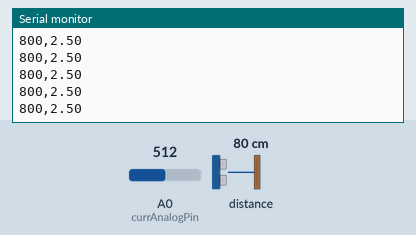
A sketch run on a simulated Arduino Uno, built for the host (arithmetic inside an expression is 32-bit, double 64-bit). On the bench: the last lines printed to the serial monitor. Inputs (shaded band) come from the test bench; at power-on: distance to the obstacle 80 cm, A0 (currAnalogPin) = 512.

Above: at 1.2 s.
1.3 s: distance to the obstacle set to 2 cm
At 2.2 s:
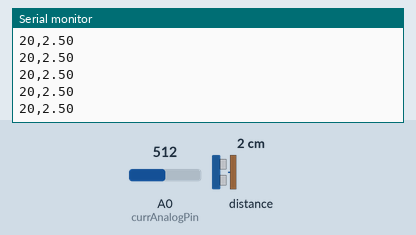
2.8 s: A0 (currAnalogPin) set to 716
At 3.7 s:
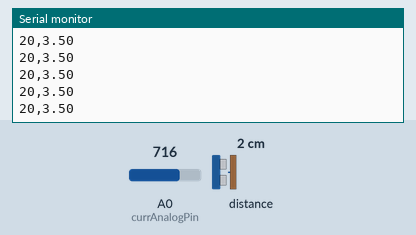
4.3 s: distance to the obstacle set to 4 cm
At 5.4 s:
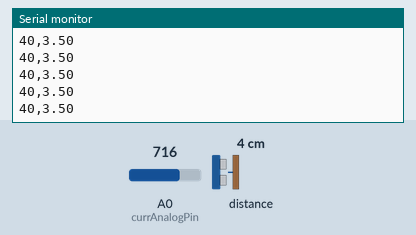
5.8 s: A0 (currAnalogPin) set to 900
At 6.8 s:
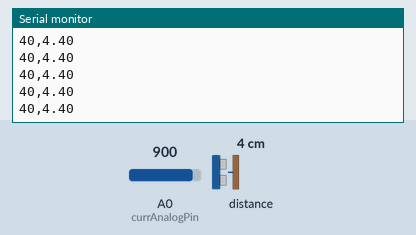
Timing chart, 0 to 8.3 s (numbered marks = the images above; inputs shaded):
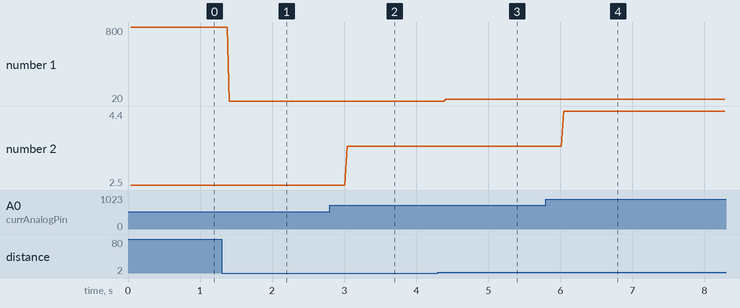

Measured:
- after the input at 1.3 s, the serial monitor: prints a new line after 0.11 s (image 1)
- after the input at 2.8 s, the serial monitor: prints a new line after 0.24 s (image 2)
- after the input at 4.3 s, the serial monitor: prints a new line after 0.11 s (image 3)
- after the input at 5.8 s, the serial monitor: prints a new line after 0.25 s (image 4)
- plotted number 1: 800 → 20 after the input at 1.3 s, 20 → 40 after the input at 4.3 s
- plotted number 2: 2.5 → 3.5 after the input at 2.8 s, 3.5 → 4.4 after the input at 5.8 s

The sketch:

SensorPrimaryArduino.ino
```cpp
/**
 * @author Matthew Lepis
 * @email LepisMatthew@gmail.com
 * @create date 2022-04-06 20:31:01
 * @modify date 2022-04-12 21:23:04
 * @desc BIFROST Testbed Sensor Arduino codebase
 */

//------------------------------------------------------------------------------------------------------------
// User Variables
//------------------------------------------------------------------------------------------------------------
//      'timingBudget'      - The frequency at which the VL53L1X (ToF sensor) retrieves data. UNITS: Hertz
//      'currAnalogPin'     - The analog pin that the signal output of the hall effect current sensor should be connected to.
#define timingBudget 20
#define currAnalogPin A0
//------------------------------------------------------------------------------------------------------------

#include "Adafruit_VL53L1X.h"	// ToF Sensor Control - VL53L1X
#include "MedianFilterLib2.h"	// Data noise filtering

// ToF Sensor Declarations, disregard unless you know what is happening here.
#define IRQ_PIN 2
#define XSHUT_PIN 3

// ToF & Distance data filter construction
Adafruit_VL53L1X sensor = Adafruit_VL53L1X(XSHUT_PIN, IRQ_PIN);
MedianFilter2<int16_t> medianFilterDis(7);      // Distance Median filter, 7 data point memory, returns the middle value out of them.
void tofSetup(int16_t tB);

// Current Sensor data filter construction
MedianFilter2<float> medianFilterCurr(15);    // Current Median filter, 15 data point memory, returns the middle value out of them

void setup()
{
	// Setting up the Serial output.
    //      USB to PC
    Serial.begin(115200);
    while(!Serial)  delay(10);
    Serial.println(F("Serial Link established."));

	// Setting up the ToF sensor.
    //      Data obtained via I2C, connect SDA and SCL lines
    //      Power delivered to sensor via 3.3V or 5V, ensure GRD connected.
    tofSetup(timingBudget);
    Serial.println(F("ToF Sensor configured."));

    // No setup require for Current Sensor
    //      Data obtained via analog pin: 'currAnalogPin'
    //      Power delivered to sensor via 5V, ensure GRD connected.

    // Motor is setup and ran via a secondary arduino. Not connected here.
}

void loop()
{
	int16_t sensorDistance;
    float currSenVoltage;

	// if: new data is ready from the sensor, grab data.
	if (sensor.dataReady())
    {
        // Storing current sensor values for cleaning.
		sensorDistance = sensor.distance();
        currSenVoltage = analogRead(currAnalogPin) * (5.0 / 1023.0);

		if(sensorDistance == -1) // Something went wrong!
		{
            Serial.print(F("Couldn't get distance: "));
            Serial.println(sensor.vl_status);
            return;
		}

		// Noise Filtering. Returns/stores cleaned data (Median of the last 'X' values, where 'X' is different for each of these two filters)
		int medianDis = medianFilterDis.AddValue(sensorDistance);
        float medianCurr = medianFilterCurr.AddValue(currSenVoltage);

        // Printing to Serial for PC capture
		Serial.print(medianDis);
		Serial.print(F(","));
		Serial.println(medianCurr);

		sensor.clearInterrupt();
	}

}

/*--------   ToF sensor setup   --------
**	timingBudget - the frequency that the sensor will read a data point.
**
**	There are unused control options here, currently unexplored.
*/
void tofSetup(int16_t tB)
{
	// Establishing I2C connection
    Wire.begin();
    if (! sensor.begin(0x29, &Wire)) // Signal start error check
    {
        Serial.print(F("Error on init of VL sensor: "));
        Serial.println(sensor.vl_status);
        while (1)
        {
            Serial.print(F("."));
            delay(10);
        }
    }
    Serial.println(F("VL53L1X sensor OK!"));

    // Serial Sensor Identification
    Serial.print(F("Sensor ID: 0x"));
    Serial.println(sensor.sensorID(), HEX);

	// Starting Ranging
    if (! sensor.startRanging()) // Ranging error check
    {
        Serial.print(F("Couldn't start ranging: "));
        Serial.println(sensor.vl_status);
        while (1)
        {
            Serial.print(F("."));
            delay(10);
        }
    }
    Serial.println(F("Ranging started"));

    // Valid timing budgets: 15, 20, 33, 50, 100, 200 and 500ms!
    sensor.setTimingBudget(tB);
    Serial.print(F("Timing budget (ms): "));
    Serial.println(sensor.getTimingBudget());

    /*
    vl.VL53L1X_SetDistanceThreshold(100, 300, 3, 1);
    vl.VL53L1X_SetInterruptPolarity(0);
    */
}
```
